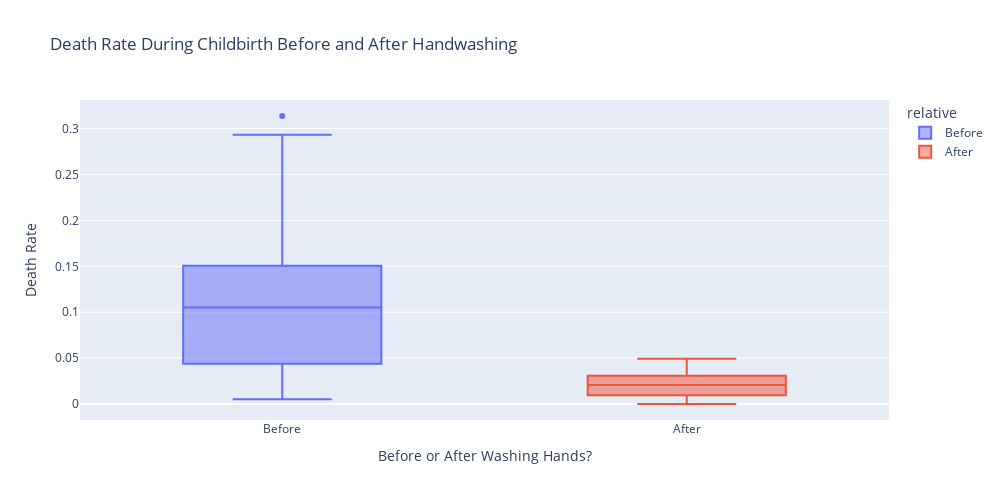

The code cell stored with this chart in its notebook:
### Code cell
fig = px.box(df_monthly,
             x='relative',
             y='pct_deaths',
             width=1000,
             height=500,
             title='Death Rate During Childbirth Before and After Handwashing',
             color='relative')

fig.update_layout(yaxis_title='Death Rate',
                  xaxis_title='Before or After Washing Hands?')

fig.show()

### Figure 1 — Plotly figure (JSON) as saved in the notebook; plotly's stock layout.template omitted (floating-point values rounded to 4 significant figures)
{"data": [{"alignmentgroup": "True", "hovertemplate": "relative=%{x}<br>pct_deaths=%{y}<extra></extra>", "legendgroup": "Before", "marker": {"color": "#636efa"}, "name": "Before", "notched": false, "offsetgroup": "Before", "orientation": "v", "showlegend": true, "type": "box", "x": ["Before", "Before", "Before", "Before", "Before", "Before", "Before", "Before", "Before", "Before", "Before", "Before", "Before", "Before", "Before", "Before", "Before", "Before", "Before", "Before", "Before", "Before", "Before", "Before", "Before", "Before", "Before", "Before", "Before", "Before", "Before", "Before", "Before", "Before", "Before", "Before", "Before", "Before", "Before", "Before", "Before", "Before", "Before", "Before", "Before", "Before", "Before", "Before", "Before", "Before", "Before", "Before", "Before", "Before", "Before", "Before", "Before", "Before", "Before", "Before", "Before", "Before", "Before", "Before", "Before", "Before", "Before", "Before", "Before", "Before", "Before", "Before", "Before", "Before", "Before", "Before"], "x0": " ", "xaxis": "x", "y": [0.1457, 0.07531, 0.04332, 0.01569, 0.007843, 0.05, 0.08421, 0.01351, 0.01878, 0.1102, 0.2255, 0.2085, 0.1222, 0.1023, 0.1074, 0.03226, 0.06593, 0.2078, 0.2546, 0.1839, 0.2934, 0.2297, 0.3138, 0.1912, 0.1597, 0.1241, 0.1193, 0.06098, 0.04082, 0.005236, 0.01554, 0.02262, 0.176, 0.07143, 0.08051, 0.1516, 0.1128, 0.1703, 0.1731, 0.05833, 0.02679, 0.04369, 0.0632, 0.01224, 0.03226, 0.1102, 0.1055, 0.07591, 0.04745, 0.04452, 0.04231, 0.04392, 0.07143, 0.06122, 0.03586, 0.1055, 0.1484, 0.1094, 0.1049, 0.1339, 0.1809, 0.1543, 0.1897, 0.1344, 0.1015, 0.131, 0.1806, 0.1439, 0.1496, 0.1077, 0.05369, 0.03215, 0.01923, 0.03607, 0.1827, 0.1224], "y0": " ", "yaxis": "y"}, {"alignmentgroup": "True", "hovertemplate": "relative=%{x}<br>pct_deaths=%{y}<extra></extra>", "legendgroup": "After", "marker": {"color": "#EF553B"}, "name": "After", "notched": false, "offsetgroup": "After", "orientation": "v", "showlegend": true, "type": "box", "x": ["After", "After", "After", "After", "After", "After", "After", "After", "After", "After", "After", "After", "After", "After", "After", "After", "After", "After", "After", "After", "After", "After"], "x0": " ", "xaxis": "x", "y": [0.02239, 0.012, 0.01894, 0.0458, 0.03957, 0.04472, 0.0293, 0.03534, 0.006873, 0.0, 0.006557, 0.009585, 0.01136, 0.003717, 0.0, 0.009615, 0.02341, 0.02903, 0.0134, 0.02233, 0.03085, 0.04926], "y0": " ", "yaxis": "y"}], "layout": {"boxmode": "overlay", "height": 500, "legend": {"title": {"text": "relative"}, "tracegroupgap": 0}, "title": {"text": "Death Rate During Childbirth Before and After Handwashing"}, "width": 1000, "xaxis": {"anchor": "y", "categoryarray": ["Before", "After"], "categoryorder": "array", "domain": [0, 1], "title": {"text": "Before or After Washing Hands?"}}, "yaxis": {"anchor": "x", "domain": [0, 1], "title": {"text": "Death Rate"}}}}
